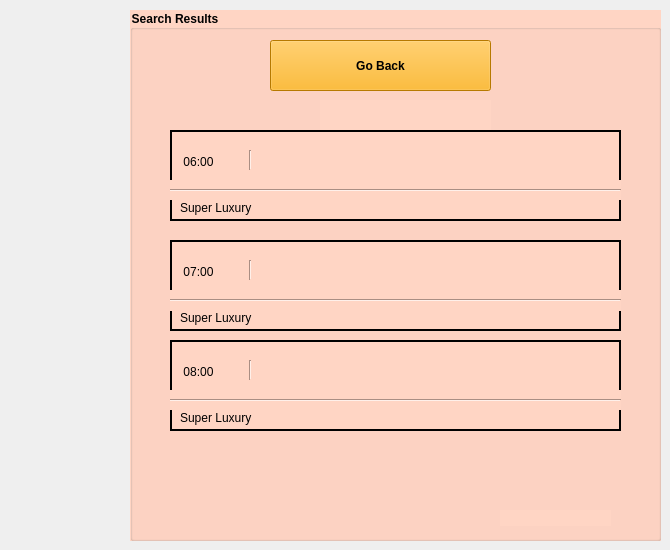
    <widget class="QWidget" name="page_4">
     <widget class="QGroupBox" name="groupBox_9">
      <property name="geometry">
       <rect>
        <x>130</x>
        <y>10</y>
        <width>531</width>
        <height>531</height>
       </rect>
      </property>
      <property name="font">
       <font>
        <bold>true</bold>
       </font>
      </property>
      <property name="styleSheet">
       <string notr="true">background-color: rgb(255, 213, 196);
color: rgb(0, 0, 0);</string>
      </property>
      <property name="title">
       <string>Search Results</string>
      </property>
      <widget class="QLabel" name="dateLabel_3">
       <property name="geometry">
        <rect>
         <x>190</x>
         <y>90</y>
         <width>171</width>
         <height>31</height>
        </rect>
       </property>
       <property name="font">
        <font>
         <bold>true</bold>
        </font>
       </property>
       <property name="text">
        <string/>
       </property>
       <property name="alignment">
        <set>Qt::AlignmentFlag::AlignCenter</set>
       </property>
      </widget>
      <widget class="QToolButton" name="btnBus5">
       <property name="geometry">
        <rect>
         <x>40</x>
         <y>120</y>
         <width>451</width>
         <height>91</height>
        </rect>
       </property>
       <property name="styleSheet">
        <string notr="true">border: 2px solid black;</string>
       </property>
       <property name="text">
        <string/>
       </property>
      </widget>
      <widget class="QToolButton" name="btnBus6">
       <property name="geometry">
        <rect>
         <x>40</x>
         <y>230</y>
         <width>451</width>
         <height>91</height>
        </rect>
       </property>
       <property name="styleSheet">
        <string notr="true">border: 2px solid black;</string>
       </property>
       <property name="text">
        <string/>
       </property>
      </widget>
      <widget class="QToolButton" name="btnBus7">
       <property name="geometry">
        <rect>
         <x>40</x>
         <y>330</y>
         <width>451</width>
         <height>91</height>
        </rect>
       </property>
       <property name="styleSheet">
        <string notr="true">border: 2px solid black;</string>
       </property>
       <property name="text">
        <string/>
       </property>
      </widget>
      <widget class="QLabel" name="time5">
       <property name="geometry">
        <rect>
         <x>50</x>
         <y>141</y>
         <width>37</width>
         <height>21</height>
        </rect>
       </property>
       <property name="text">
        <string>06:00</string>
       </property>
       <property name="alignment">
        <set>Qt::AlignmentFlag::AlignCenter</set>
       </property>
      </widget>
      <widget class="Line" name="line_21">
       <property name="geometry">
        <rect>
         <x>40</x>
         <y>170</y>
         <width>451</width>
         <height>20</height>
        </rect>
       </property>
       <property name="orientation">
        <enum>Qt::Orientation::Horizontal</enum>
       </property>
      </widget>
      <widget class="Line" name="line_22">
       <property name="geometry">
        <rect>
         <x>40</x>
         <y>280</y>
         <width>451</width>
         <height>21</height>
        </rect>
       </property>
       <property name="orientation">
        <enum>Qt::Orientation::Horizontal</enum>
       </property>
      </widget>
      <widget class="Line" name="line_23">
       <property name="geometry">
        <rect>
         <x>40</x>
         <y>380</y>
         <width>451</width>
         <height>20</height>
        </rect>
       </property>
       <property name="orientation">
        <enum>Qt::Orientation::Horizontal</enum>
       </property>
      </widget>
      <widget class="QLabel" name="time6">
       <property name="geometry">
        <rect>
         <x>50</x>
         <y>251</y>
         <width>37</width>
         <height>21</height>
        </rect>
       </property>
       <property name="text">
        <string>07:00</string>
       </property>
       <property name="alignment">
        <set>Qt::AlignmentFlag::AlignCenter</set>
       </property>
      </widget>
      <widget class="QLabel" name="time7">
       <property name="geometry">
        <rect>
         <x>50</x>
         <y>351</y>
         <width>37</width>
         <height>21</height>
        </rect>
       </property>
       <property name="text">
        <string>08:00</string>
       </property>
       <property name="alignment">
        <set>Qt::AlignmentFlag::AlignCenter</set>
       </property>
      </widget>
      <widget class="QLabel" name="fromLabel_9">
       <property name="geometry">
        <rect>
         <x>130</x>
         <y>130</y>
         <width>151</width>
         <height>21</height>
        </rect>
       </property>
       <property name="text">
        <string/>
       </property>
       <property name="alignment">
        <set>Qt::AlignmentFlag::AlignLeading|Qt::AlignmentFlag::AlignLeft|Qt::AlignmentFlag::AlignVCenter</set>
       </property>
      </widget>
      <widget class="QLabel" name="toLabel_9">
       <property name="geometry">
        <rect>
         <x>130</x>
         <y>150</y>
         <width>151</width>
         <height>21</height>
        </rect>
       </property>
       <property name="text">
        <string/>
       </property>
       <property name="alignment">
        <set>Qt::AlignmentFlag::AlignLeading|Qt::AlignmentFlag::AlignLeft|Qt::AlignmentFlag::AlignVCenter</set>
       </property>
      </widget>
      <widget class="QLabel" name="toLabel_10">
       <property name="geometry">
        <rect>
         <x>130</x>
         <y>260</y>
         <width>151</width>
         <height>21</height>
        </rect>
       </property>
       <property name="text">
        <string/>
       </property>
       <property name="alignment">
        <set>Qt::AlignmentFlag::AlignLeading|Qt::AlignmentFlag::AlignLeft|Qt::AlignmentFlag::AlignVCenter</set>
       </property>
      </widget>
      <widget class="QLabel" name="toLabel_11">
       <property name="geometry">
        <rect>
         <x>130</x>
         <y>360</y>
         <width>151</width>
         <height>21</height>
        </rect>
       </property>
       <property name="text">
        <string/>
       </property>
       <property name="alignment">
        <set>Qt::AlignmentFlag::AlignLeading|Qt::AlignmentFlag::AlignLeft|Qt::AlignmentFlag::AlignVCenter</set>
       </property>
      </widget>
      <widget class="QLabel" name="fromLabel_10">
       <property name="geometry">
        <rect>
         <x>130</x>
         <y>240</y>
         <width>151</width>
         <height>21</height>
        </rect>
       </property>
       <property name="text">
        <string/>
       </property>
       <property name="alignment">
        <set>Qt::AlignmentFlag::AlignLeading|Qt::AlignmentFlag::AlignLeft|Qt::AlignmentFlag::AlignVCenter</set>
       </property>
      </widget>
      <widget class="QLabel" name="fromLabel_11">
       <property name="geometry">
        <rect>
         <x>130</x>
         <y>340</y>
         <width>151</width>
         <height>21</height>
        </rect>
       </property>
       <property name="text">
        <string/>
       </property>
       <property name="alignment">
        <set>Qt::AlignmentFlag::AlignLeading|Qt::AlignmentFlag::AlignLeft|Qt::AlignmentFlag::AlignVCenter</set>
       </property>
      </widget>
      <widget class="QLabel" name="price5">
       <property name="geometry">
        <rect>
         <x>380</x>
         <y>130</y>
         <width>91</width>
         <height>21</height>
        </rect>
       </property>
       <property name="text">
        <string/>
       </property>
       <property name="alignment">
        <set>Qt::AlignmentFlag::AlignCenter</set>
       </property>
      </widget>
      <widget class="QLabel" name="seats5">
       <property name="geometry">
        <rect>
         <x>380</x>
         <y>150</y>
         <width>91</width>
         <height>21</height>
        </rect>
       </property>
       <property name="text">
        <string/>
       </property>
       <property name="alignment">
        <set>Qt::AlignmentFlag::AlignCenter</set>
       </property>
      </widget>
      <widget class="QLabel" name="price6">
       <property name="geometry">
        <rect>
         <x>380</x>
         <y>240</y>
         <width>91</width>
         <height>21</height>
        </rect>
       </property>
       <property name="text">
        <string/>
       </property>
       <property name="alignment">
        <set>Qt::AlignmentFlag::AlignCenter</set>
       </property>
      </widget>
      <widget class="QLabel" name="seats6">
       <property name="geometry">
        <rect>
         <x>380</x>
         <y>260</y>
         <width>91</width>
         <height>21</height>
        </rect>
       </property>
       <property name="text">
        <string/>
       </property>
       <property name="alignment">
        <set>Qt::AlignmentFlag::AlignCenter</set>
       </property>
      </widget>
      <widget class="QLabel" name="price7">
       <property name="geometry">
        <rect>
         <x>380</x>
         <y>340</y>
         <width>91</width>
         <height>21</height>
        </rect>
       </property>
       <property name="text">
        <string/>
       </property>
       <property name="alignment">
        <set>Qt::AlignmentFlag::AlignCenter</set>
       </property>
      </widget>
      <widget class="QLabel" name="seats7">
       <property name="geometry">
        <rect>
         <x>380</x>
         <y>360</y>
         <width>91</width>
         <height>21</height>
        </rect>
       </property>
       <property name="text">
        <string/>
       </property>
       <property name="alignment">
        <set>Qt::AlignmentFlag::AlignCenter</set>
       </property>
      </widget>
      <widget class="QLabel" name="label_41">
       <property name="geometry">
        <rect>
         <x>50</x>
         <y>400</y>
         <width>81</width>
         <height>16</height>
        </rect>
       </property>
       <property name="text">
        <string>Super Luxury</string>
       </property>
      </widget>
      <widget class="QLabel" name="label_43">
       <property name="geometry">
        <rect>
         <x>50</x>
         <y>300</y>
         <width>81</width>
         <height>16</height>
        </rect>
       </property>
       <property name="text">
        <string>Super Luxury</string>
       </property>
      </widget>
      <widget class="QLabel" name="label_44">
       <property name="geometry">
        <rect>
         <x>50</x>
         <y>190</y>
         <width>81</width>
         <height>16</height>
        </rect>
       </property>
       <property name="text">
        <string>Super Luxury</string>
       </property>
      </widget>
      <widget class="QLabel" name="d5">
       <property name="geometry">
        <rect>
         <x>210</x>
         <y>190</y>
         <width>71</width>
         <height>16</height>
        </rect>
       </property>
       <property name="text">
        <string/>
       </property>
      </widget>
      <widget class="QLabel" name="d6">
       <property name="geometry">
        <rect>
         <x>210</x>
         <y>300</y>
         <width>71</width>
         <height>16</height>
        </rect>
       </property>
       <property name="text">
        <string/>
       </property>
      </widget>
      <widget class="QLabel" name="d7">
       <property name="geometry">
        <rect>
         <x>210</x>
         <y>400</y>
         <width>71</width>
         <height>16</height>
        </rect>
       </property>
       <property name="text">
        <string/>
       </property>
      </widget>
      <widget class="QLabel" name="t5">
       <property name="geometry">
        <rect>
         <x>370</x>
         <y>190</y>
         <width>111</width>
         <height>16</height>
        </rect>
       </property>
       <property name="text">
        <string/>
       </property>
      </widget>
      <widget class="QLabel" name="t6">
       <property name="geometry">
        <rect>
         <x>370</x>
         <y>300</y>
         <width>111</width>
         <height>16</height>
        </rect>
       </property>
       <property name="text">
        <string/>
       </property>
      </widget>
      <widget class="QLabel" name="t7">
       <property name="geometry">
        <rect>
         <x>370</x>
         <y>400</y>
         <width>111</width>
         <height>16</height>
        </rect>
       </property>
       <property name="text">
        <string/>
       </property>
      </widget>
      <widget class="QLabel" name="t4_3">
       <property name="geometry">
        <rect>
         <x>370</x>
         <y>500</y>
         <width>111</width>
         <height>16</height>
        </rect>
       </property>
       <property name="text">
        <string/>
       </property>
      </widget>
      <widget class="Line" name="line_25">
       <property name="geometry">
        <rect>
         <x>110</x>
         <y>140</y>
         <width>20</width>
         <height>20</height>
        </rect>
       </property>
       <property name="orientation">
        <enum>Qt::Orientation::Vertical</enum>
       </property>
      </widget>
      <widget class="Line" name="line_26">
       <property name="geometry">
        <rect>
         <x>110</x>
         <y>250</y>
         <width>20</width>
         <height>20</height>
        </rect>
       </property>
       <property name="orientation">
        <enum>Qt::Orientation::Vertical</enum>
       </property>
      </widget>
      <widget class="Line" name="line_27">
       <property name="geometry">
        <rect>
         <x>110</x>
         <y>350</y>
         <width>20</width>
         <height>20</height>
        </rect>
       </property>
       <property name="orientation">
        <enum>Qt::Orientation::Vertical</enum>
       </property>
      </widget>
      <widget class="QPushButton" name="btnGoBack_2">
       <property name="geometry">
        <rect>
         <x>140</x>
         <y>30</y>
         <width>221</width>
         <height>51</height>
        </rect>
       </property>
       <property name="font">
        <font>
         <bold>true</bold>
        </font>
       </property>
       <property name="styleSheet">
        <string notr="true">color: rgb(0, 0, 0);
background-color: rgb(255, 170, 0);</string>
       </property>
       <property name="text">
        <string>Go Back</string>
       </property>
      </widget>
     </widget>
    </widget>
